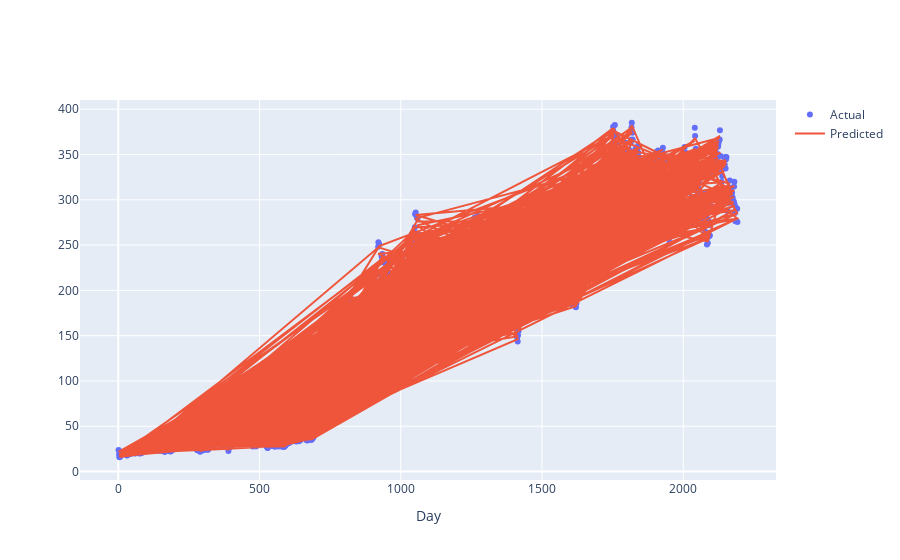

Notebook cell for this chart:
### Code cell
from sklearn.ensemble import RandomForestRegressor
from sklearn.model_selection import train_test_split
from sklearn.metrics import mean_squared_error
from sklearn.preprocessing import StandardScaler
import plotly.graph_objs as go
from plotly.offline import init_notebook_mode, iplot
init_notebook_mode(connected=True)


X = np.array(tesla.index).reshape(-1, 1)
Y = tesla['Close']

X_train, X_test, Y_train, Y_test = train_test_split(X, Y, test_size=0.3, random_state=101)

scaler = StandardScaler().fit(X_train)
X_train_scaled = scaler.transform(X_train)


forest_model = RandomForestRegressor(n_estimators=100, random_state=42)


forest_model.fit(X_train_scaled, Y_train)


X_test_scaled = scaler.transform(X_test)


predictions = forest_model.predict(X_test_scaled)


trace0 = go.Scatter(
    x=X_train.T[0],
    y=Y_train,
    mode='markers',
    name='Actual'
)
trace1 = go.Scatter(
    x=X_train.T[0],
    y=forest_model.predict(X_train_scaled).T,
    mode='lines',
    name='Predicted'
)
tesla_data = [trace0, trace1]
layout = go.Layout(
    xaxis={'title': 'Day'}
)
plot2 = go.Figure(data=tesla_data, layout=layout)

iplot(plot2)

### Figure 1 — Plotly figure (JSON) as saved in the notebook; plotly's stock layout.template omitted (floating-point values rounded to 4 significant figures; data arrays with more than 128 entries replaced by an {"elided": "..."} marker saying what was removed)
{"data": [{"mode": "markers", "name": "Actual", "type": "scatter", "x": {"elided": "1535 int values"}, "y": {"elided": "1535 float values"}}, {"mode": "lines", "name": "Predicted", "type": "scatter", "x": {"elided": "1535 int values"}, "y": {"elided": "1535 float values"}}], "layout": {"xaxis": {"title": {"text": "Day"}}}}
